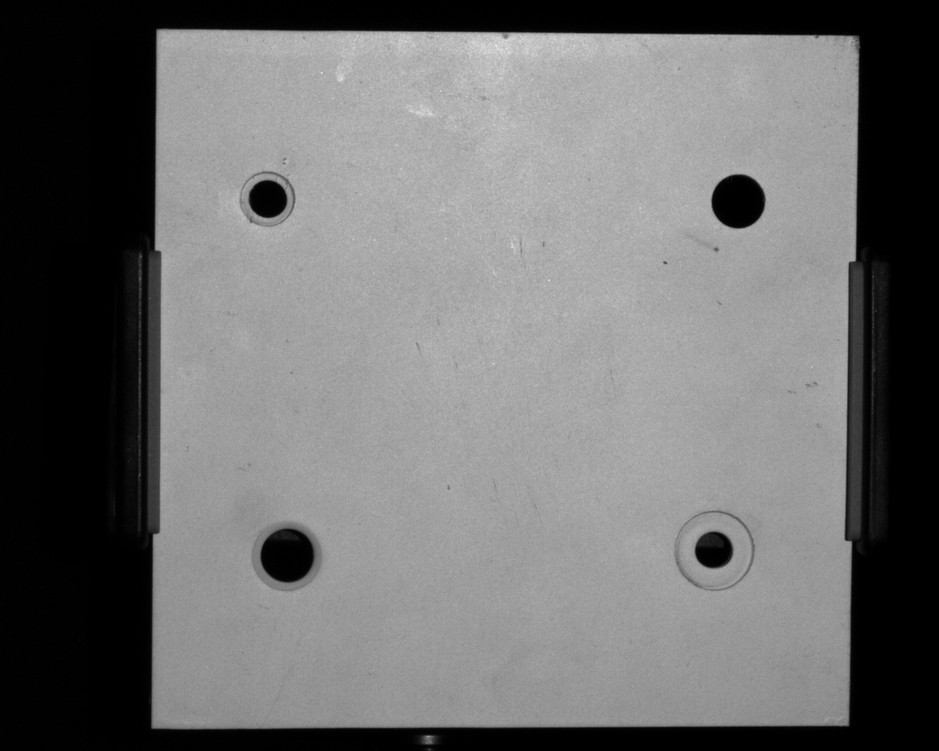
#> input picture code1/mycode/myself/1.bmp, 939 x 751 px, shrunk from 1280 x 1024 before the run, found by its file name
$ python method2.py
#> lines starting #> are read from the running program, lines starting #| are printed output that depends on the picture; after the words box and inside, x2 and y2 are one past the last pixel; in counts of white or black regions, pixels touching at a corner belong together
import cv2
import numpy as np

# 读取图像
image = cv2.imread('D://daban//weizhi2//yuantu//1.bmp')
#> image is the input picture: shape (751, 939, 3); min 0, max 240, mean 110.2
gray = cv2.cvtColor(image, cv2.COLOR_BGR2GRAY)

# 预处理图像：应用高斯模糊和Canny边缘检测
blurred = cv2.GaussianBlur(gray, (5, 5), 0)
edges = cv2.Canny(blurred, threshold1=30, threshold2=100)
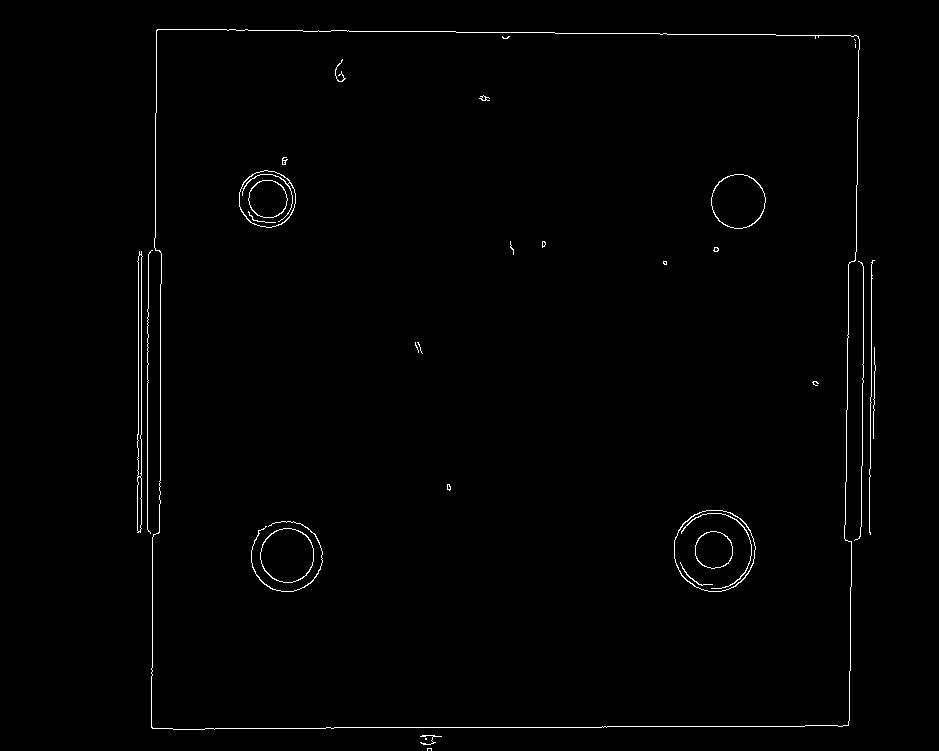
#> edges: shape (751, 939); 0.92% white in thin lines or dots, all inside (x1, y1, x2, y2) = (137, 29, 876, 751)

# 轮廓检测
contours, hierarchy = cv2.findContours(edges, cv2.RETR_TREE, cv2.CHAIN_APPROX_SIMPLE)
#> contours = 49 contours, 30 with area under 20; largest, box (x1, y1, x2, y2) and area: (151, 29, 860, 730) 482706, (151, 29, 860, 730) 482693, (674, 510, 756, 592) 5204, (674, 510, 756, 592) 5138, (239, 170, 296, 228) 2518

# 寻找圆形轮廓
circle_contours = []
for contour in contours:
    perimeter = cv2.arcLength(contour, True)
    approx = cv2.approxPolyDP(contour, 0.03 * perimeter, True)
    if len(approx) >= 3:  # 圆形轮廓通常有6个以上的顶点
        area = cv2.contourArea(contour)
        circularity = (4 * np.pi * area) / (perimeter * perimeter)
        if circularity > 0.2:  # 根据圆形度进行筛选
            circle_contours.append(contour)
#> this loop made 49 passes
#> (perimeter, approx, area, circularity) on passes 11 to 12: (2833.6, [[157, 29], [151, 727], [848, 725], [858, 36]], 482706, 0.755), (2838.9, [[158, 29], [858, 37], [847, 725], [151, 726]], 482693, 0.753)
#> (perimeter, area, circularity) on passes 13, 14, 15, 16, 17, 19: (178.9, 2277, 0.895), (176.5, 2232, 0.9), (477.8, 47.5, 0.00261), (270.1, 5204, 0.896), (267.8, 5138, 0.901), (125.2, 1100.5, 0.883)
#> after the loop, circle_contours = 25 contours, 12 with area under 20; largest, box (x1, y1, x2, y2) and area: (151, 29, 860, 730) 482706, (151, 29, 860, 730) 482693, (674, 510, 756, 592) 5204, (674, 510, 756, 592) 5138, (239, 170, 296, 228) 2518

# 获取圆心和半径
circles = []
centerold = 0
for contour in circle_contours:
    (x, y), radius = cv2.minEnclosingCircle(contour)
    center = (int(x), int(y))
    radius = int(radius)
    circles.append((center, radius))
#> this loop made 25 passes
#> (x, y, radius, center) on passes 4, 5, 6, 7, 8, 9, 11, 12, 13, 14, 15, 17: (287.1, 554.9, 27, (287, 554)), (287.1, 555.1, 27, (287, 555)), (714.1, 550.2, 41, (714, 550)), (714, 550.3, 41, (713, 550)), (713.4, 550, 19, (713, 550)), (713.5, 549.9, 19, (713, 549)), (448.5, 486.5, 2, (448, 486)), (664.5, 262.5, 2, (664, 262)), (664.5, 262.5, 1, (664, 262)), (715.5, 249, 2, (715, 249)), (715.8, 249, 2, (715, 249)), (543, 243.5, 2, (543, 243))
#> (x, y, radius) on passes 2, 3, 10, 16: (504, 381, 494), (504, 381, 493), (448, 487, 3), (543, 244, 3)
#> after the loop, circles = 25 items

# [14 lines of commented-out code are left out]
for (center, radius) in circles:
    print(center[0],',', center[1],',',radius,',')
    cv2.circle(image, center, radius, (0, 255, 0), 1)
    cv2.circle(image, center, 2, (0, 0, 255), 1)
#> this loop made 25 passes
#> (center, radius) on passes 1 to 12: ((425, 738), 0), ((504, 381), 494), ((504, 381), 493), ((287, 554), 27), ((287, 555), 27), ((714, 550), 41), ((713, 550), 41), ((713, 550), 19), ((713, 549), 19), ((448, 487), 3), ((448, 486), 2), ((664, 262), 2)
#| 425 , 738 , 0 ,
#| 504 , 381 , 494 ,
#| 504 , 381 , 493 ,
#| 287 , 554 , 27 ,
#| 287 , 555 , 27 ,
#| 714 , 550 , 41 ,
#| 713 , 550 , 41 ,
#| 713 , 550 , 19 ,
#> (further printed lines are left out)
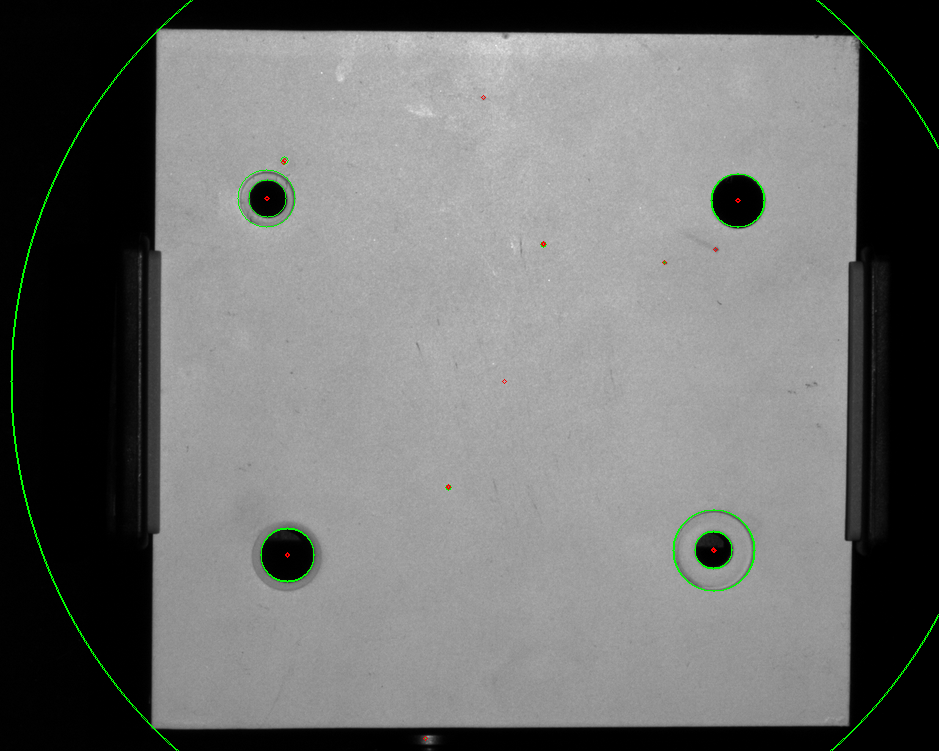
#> image: shape (751, 939, 3); 0.52% of pixels changed, all inside (x1, y1, x2, y2) = (10, 0, 939, 751)

# 显示结果图像
cv2.imshow('Circle Detection', image)
cv2.waitKey(0)
cv2.destroyAllWindows()

$ run again, with code1/mycode/myself/l.bmp copied over code1/mycode/myself/1.bmp
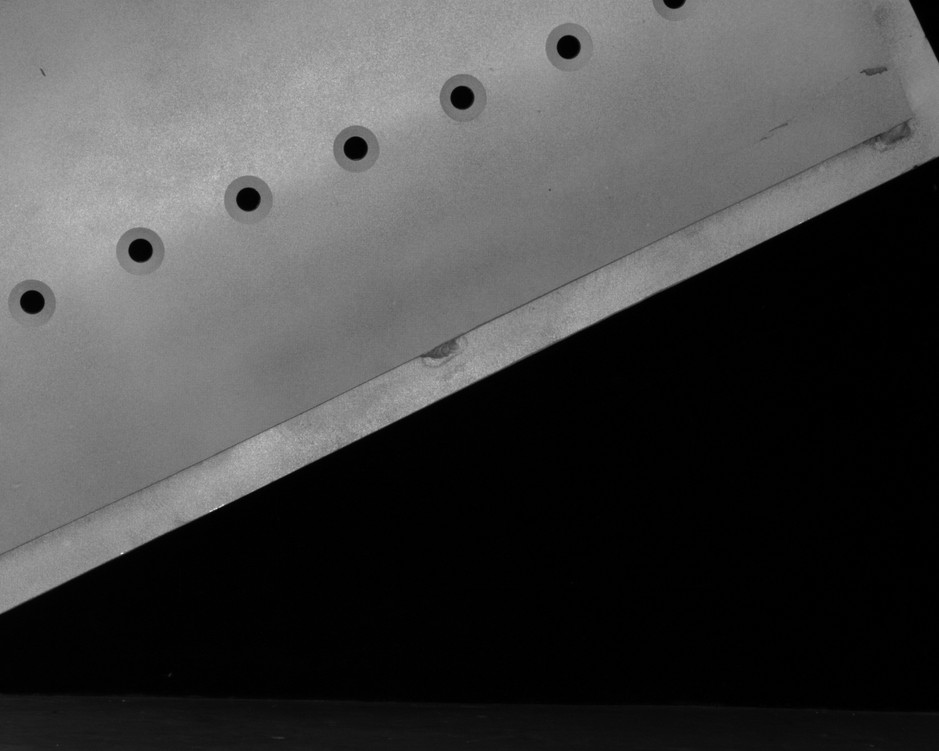
#> input picture code1/mycode/myself/l.bmp, 939 x 751 px, shrunk from 1280 x 1024 before the run, found by its file name
#> image is the input picture: shape (751, 939, 3); min 0, max 237, mean 69.3
#> `edges = cv2.Canny(blurred, threshold1=30, threshold2=100)`:
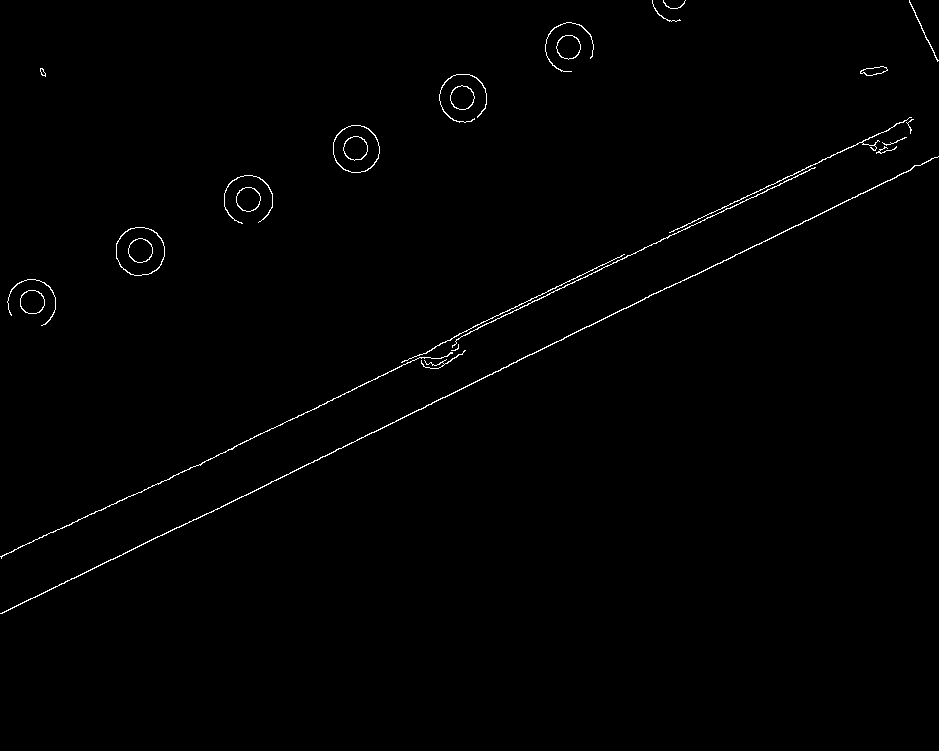
#> edges: shape (751, 939); 0.71% white in thin lines or dots, all inside (x1, y1, x2, y2) = (0, 0, 939, 614)
#> contours = 37 contours, 8 with area under 20; largest, box (x1, y1, x2, y2) and area: (116, 227, 165, 276) 1858, (116, 227, 165, 276) 1818, (333, 125, 380, 173) 1730, (333, 125, 380, 173) 1688, (20, 290, 45, 314) 457
#> the loop `for contour in contours:` made 37 passes
#> (perimeter, area, circularity) on passes 4, 5, 6, 8, 9, 10, 11, 12: (79.94, 457, 0.899), (77.6, 438, 0.914), (245, 29.5, 0.00617), (162.1, 1858.5, 0.889), (159.2, 1818, 0.901), (80.18, 455.5, 0.89), (77.84, 435.5, 0.903), (80.18, 456.5, 0.892)
#> after the loop `for contour in contours:`: circle_contours = 20 contours, 1 with area under 20; largest, box (x1, y1, x2, y2) and area: (116, 227, 165, 276) 1858, (116, 227, 165, 276) 1818, (333, 125, 380, 173) 1730, (333, 125, 380, 173) 1688, (20, 290, 45, 314) 457
#> the loop `for contour in circle_contours:` made 20 passes
#> (x, y, radius, center) on passes 1, 2, 3, 4, 5, 7, 9, 10: (31.81, 301.6, 12, (31, 301)), (32, 301.5, 12, (32, 301)), (139.7, 251, 25, (139, 251)), (139.8, 250.9, 24, (139, 250)), (140.1, 250.2, 12, (140, 250)), (247.9, 198.9, 12, (247, 198)), (355.9, 148.6, 24, (355, 148)), (355.7, 148.5, 23, (355, 148))
#> after the loop `for contour in circle_contours:`: circles = 20 items
#> the loop `for (center, radius) in circles:` made 20 passes
#> (center, radius) on passes 1 to 8: ((31, 301), 12), ((32, 301), 12), ((139, 251), 25), ((139, 250), 24), ((140, 250), 12), ((140, 250), 12), ((247, 198), 12), ((248, 199), 12)
#> (printed output is left out)
#> after the loop `for (center, radius) in circles:`:
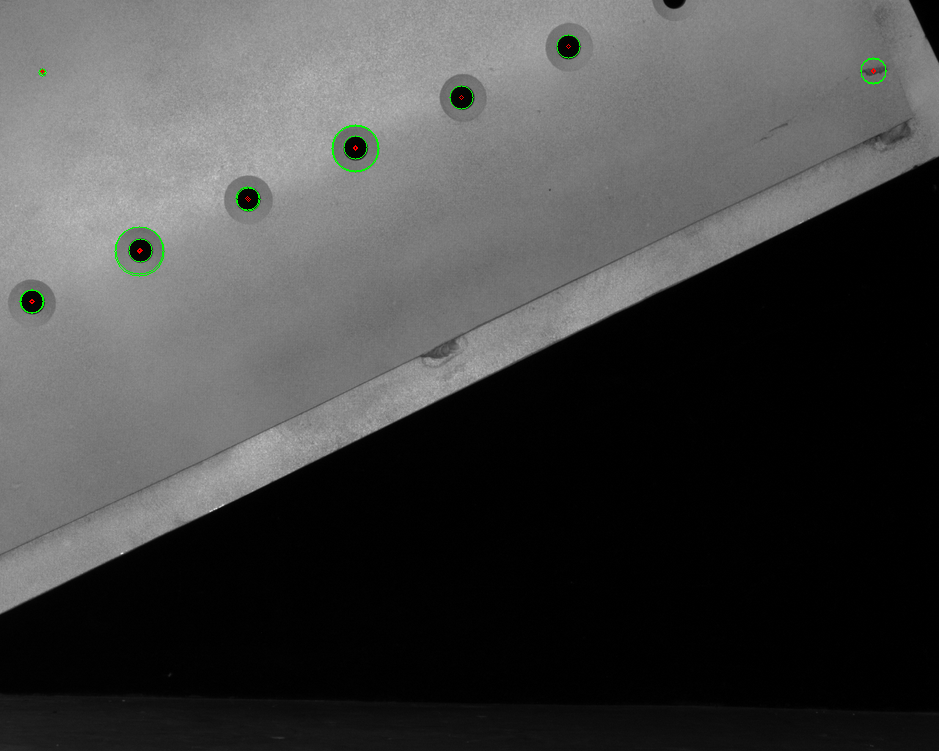
#> image: shape (751, 939, 3); 0.18% of pixels changed, all inside (x1, y1, x2, y2) = (19, 34, 887, 314)

$ run again, with code1/mycode/myself/r.bmp copied over code1/mycode/myself/1.bmp
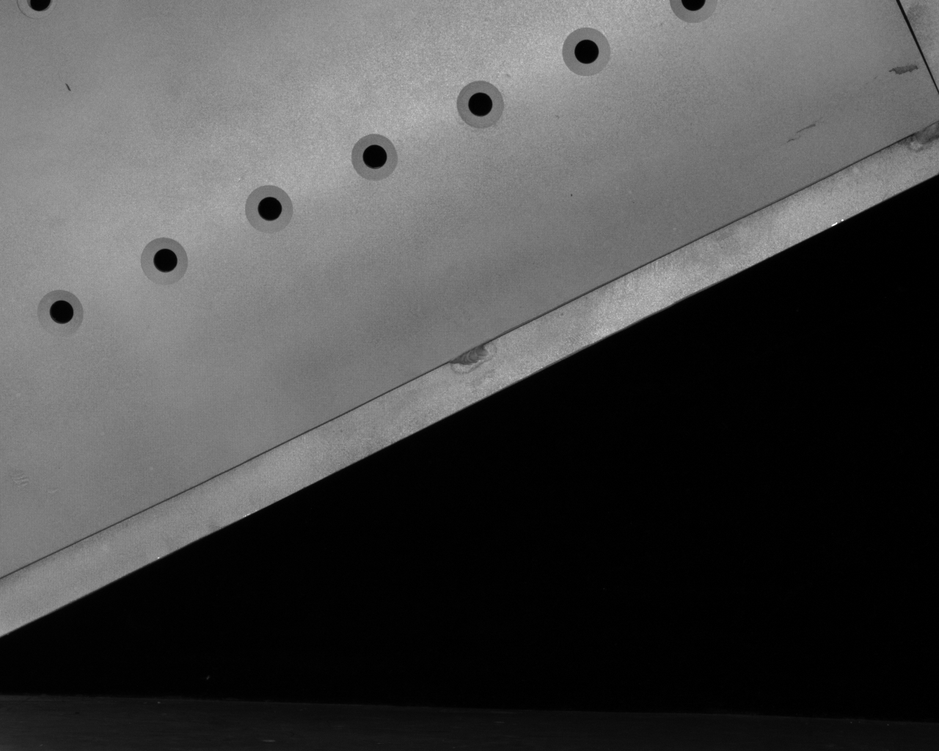
#> input picture code1/mycode/myself/r.bmp, 939 x 751 px, shrunk from 1280 x 1024 before the run, found by its file name
#> image is the input picture: shape (751, 939, 3); min 0, max 255, mean 73.1
#> `edges = cv2.Canny(blurred, threshold1=30, threshold2=100)`:
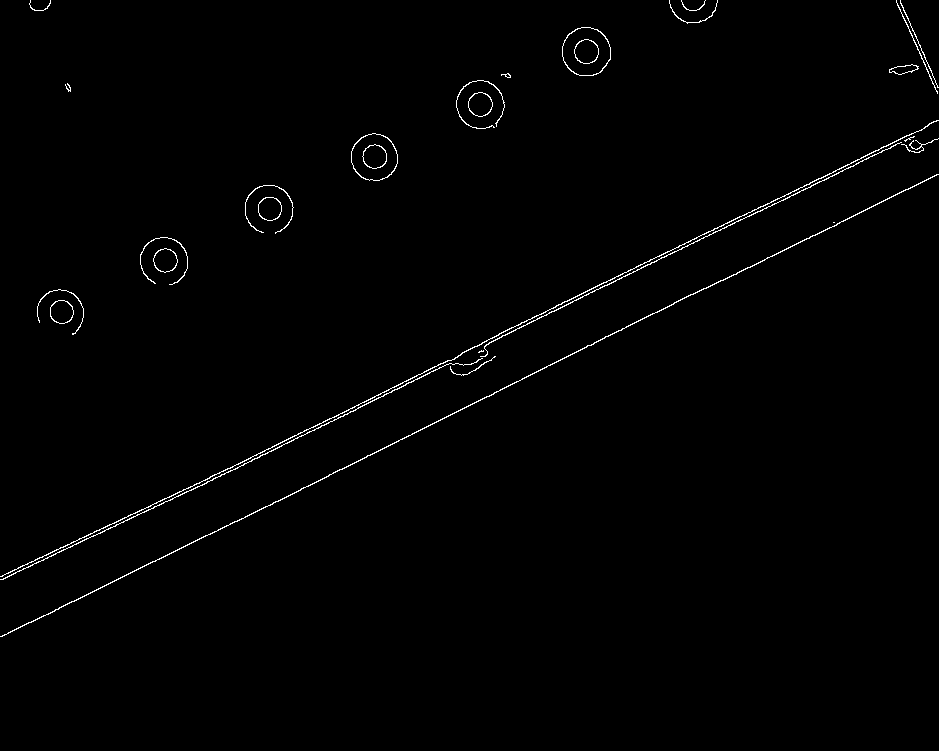
#> edges: shape (751, 939); 0.86% white in thin lines or dots, all inside (x1, y1, x2, y2) = (0, 0, 939, 637)
#> contours = 39 contours, 11 with area under 20; largest, box (x1, y1, x2, y2) and area: (562, 27, 611, 76) 1854, (562, 27, 611, 76) 1812, (351, 133, 398, 181) 1704, (351, 133, 398, 181) 1662, (574, 39, 599, 64) 458
#> the loop `for contour in contours:` made 39 passes
#> (perimeter, area, circularity) on passes 4, 5, 6, 7, 8, 9, 11, 12: (77.36, 429.5, 0.902), (75.01, 409.5, 0.915), (228.3, 26, 0.00627), (79.6, 437, 0.867), (77.25, 417, 0.878), (285.1, 40, 0.00619), (77.94, 437, 0.904), (75.6, 418, 0.919)
#> after the loop `for contour in contours:`: circle_contours = 20 contours, 2 with area under 20; largest, box (x1, y1, x2, y2) and area: (562, 27, 611, 76) 1854, (562, 27, 611, 76) 1812, (351, 133, 398, 181) 1704, (351, 133, 398, 181) 1662, (574, 39, 599, 64) 458
#> the loop `for contour in circle_contours:` made 20 passes
#> (x, y, radius, center) on passes 1, 2, 5, 6, 7, 8, 9, 10: (61.35, 311.5, 12, (61, 311)), (61.27, 311.3, 12, (61, 311)), (269.5, 208.5, 12, (269, 208)), (269.3, 208.2, 12, (269, 208)), (374.1, 156.9, 24, (374, 156)), (374, 156.7, 23, (374, 156)), (374.4, 156.4, 12, (374, 156)), (374.3, 156.3, 12, (374, 156))
#> after the loop `for contour in circle_contours:`: circles = 20 items
#> the loop `for (center, radius) in circles:` made 20 passes
#> (center, radius) on passes 1 to 8: ((61, 311), 12), ((61, 311), 12), ((165, 260), 12), ((165, 260), 12), ((269, 208), 12), ((269, 208), 12), ((374, 156), 24), ((374, 156), 23)
#> (printed output is left out)
#> after the loop `for (center, radius) in circles:`:
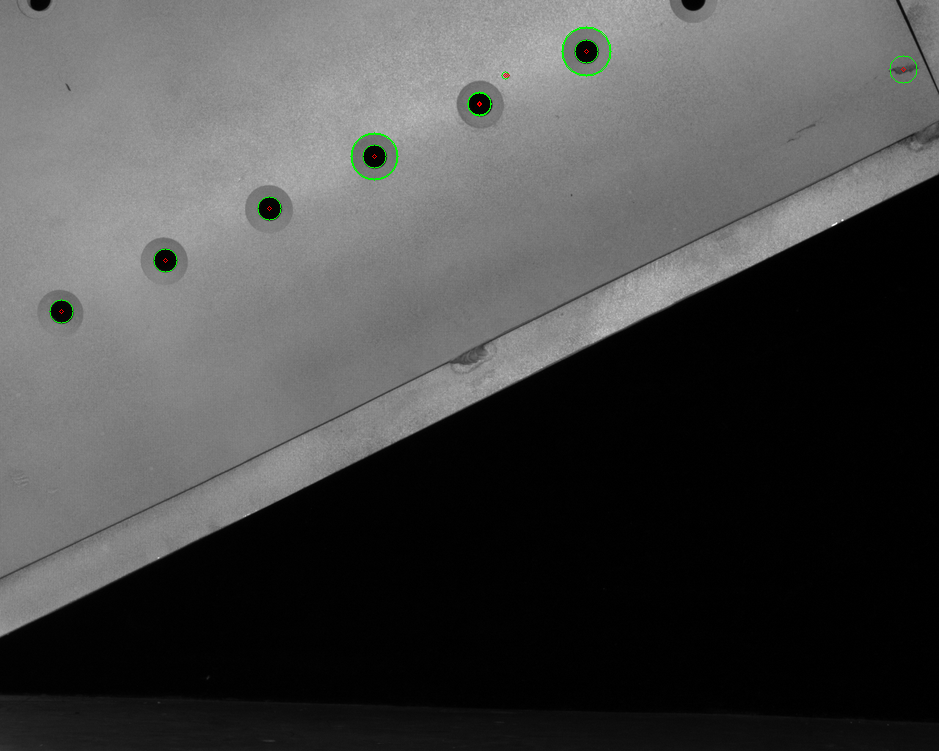
#> image: shape (751, 939, 3); 0.16% of pixels changed, all inside (x1, y1, x2, y2) = (49, 26, 918, 324)
